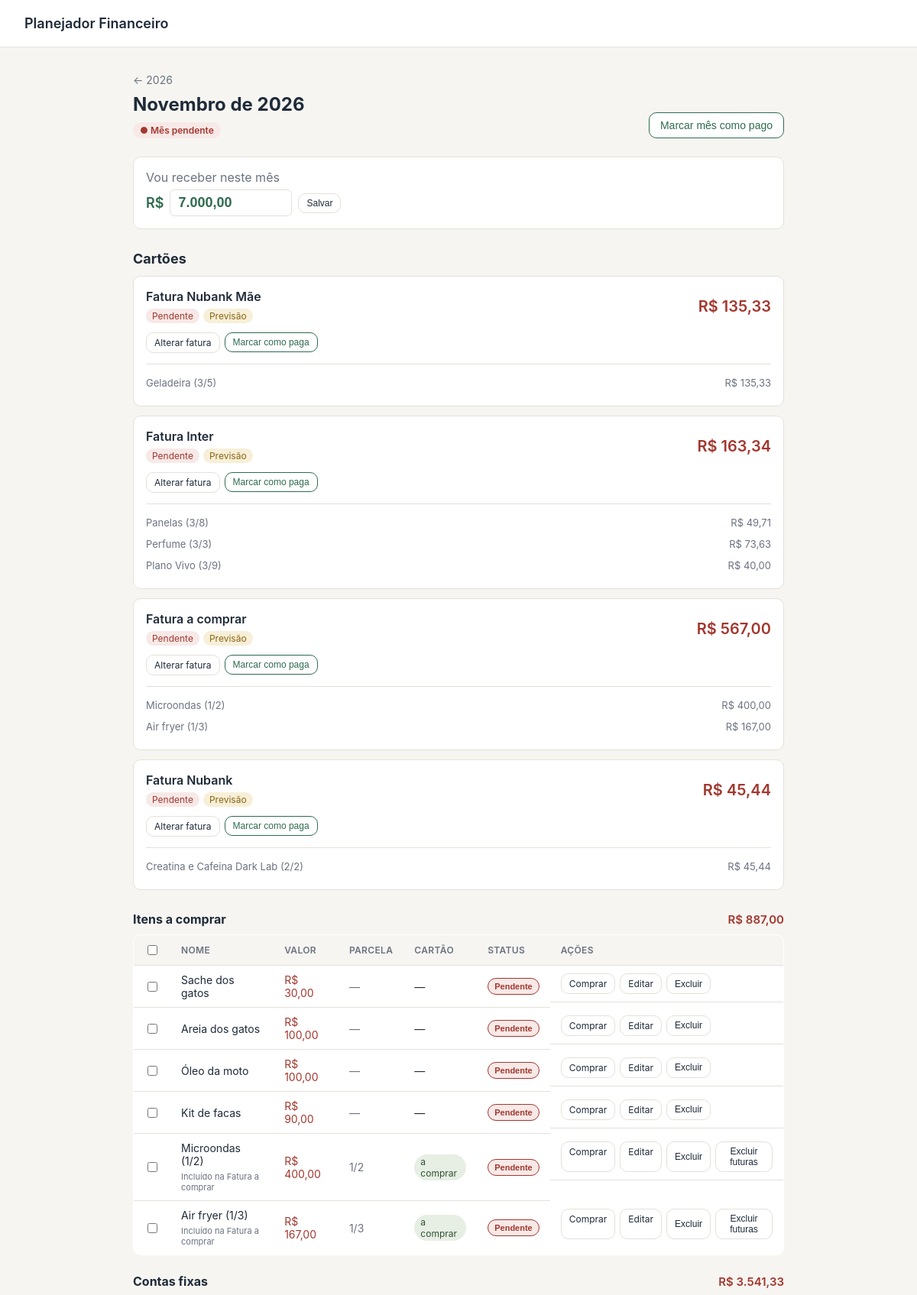
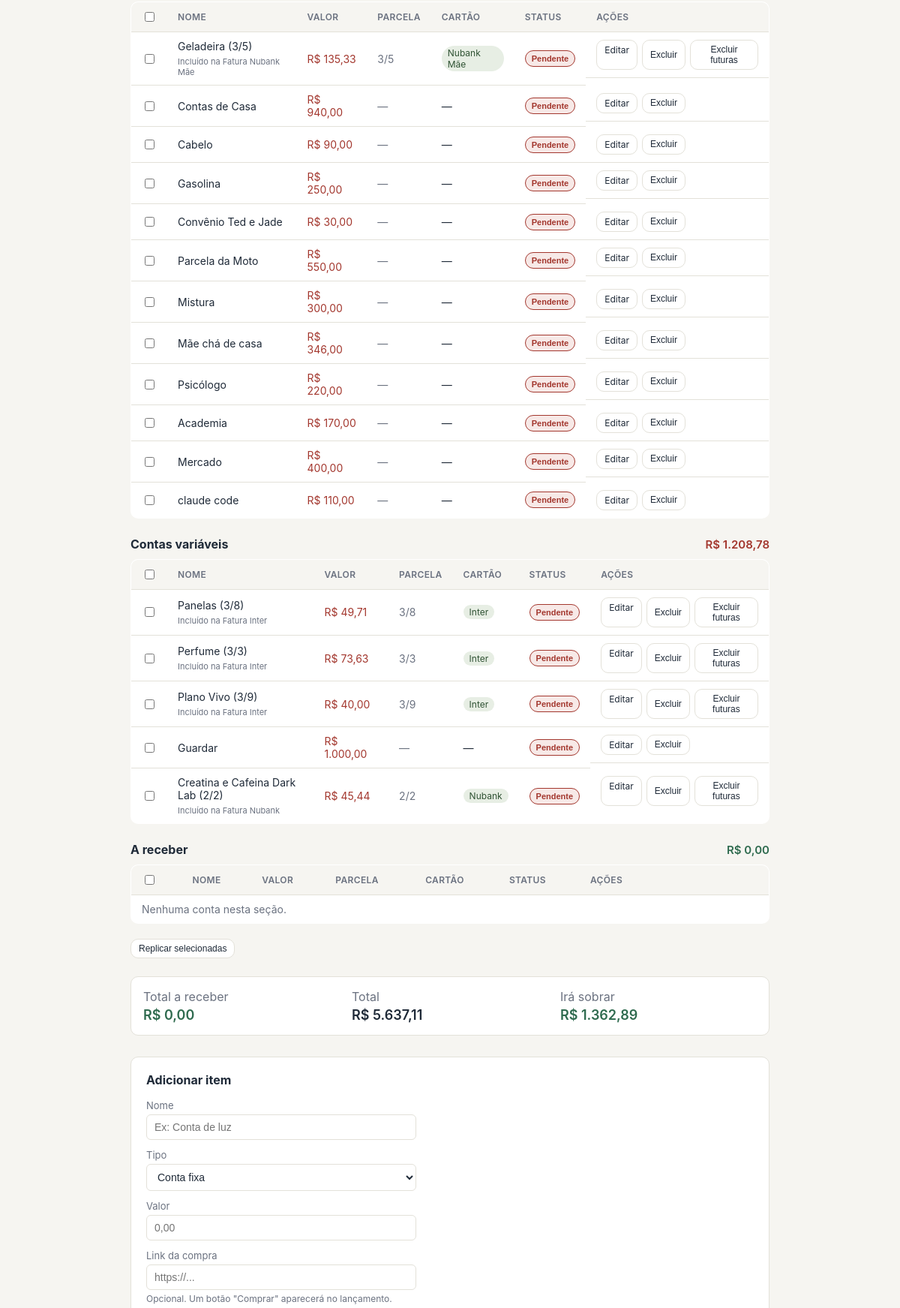
The page /mes/2026/11 (upper part) on the database its author committed (2 pictures, top to bottom).
### tables this page shows
CREATE TABLE month_income (
            year INTEGER NOT NULL,
            month INTEGER NOT NULL,
            amount REAL NOT NULL,
            PRIMARY KEY (year, month)
        );

CREATE TABLE items (
            id INTEGER PRIMARY KEY AUTOINCREMENT,
            year INTEGER NOT NULL,
            month INTEGER NOT NULL,
            name TEXT NOT NULL,
            amount REAL NOT NULL,
            type TEXT NOT NULL
                CHECK(type IN ('fixa', 'variavel', 'receber')),
            group_id TEXT,
            installment_index INTEGER,
            installment_total INTEGER,
            created_at TEXT NOT NULL
        , link TEXT, card_id INTEGER, invoice_id INTEGER, is_invoice INTEGER NOT NULL DEFAULT 0, estimated INTEGER NOT NULL DEFAULT 0, paid INTEGER NOT NULL DEFAULT 0);

CREATE TABLE cards (
            id INTEGER PRIMARY KEY AUTOINCREMENT,
            name TEXT NOT NULL UNIQUE,
            created_at TEXT NOT NULL
        );

### app.py (the view)
@app.route("/mes/<int:year>/<int:month>")
def month_view(year, month):
    if month < 1 or month > 12:
        abort(404)
    items = fetch_month_items(
        year,
        month,
    )
    invoices = fetch_month_invoices(
        year,
        month,
    )
    totals = month_totals(
        year,
        month,
    )
    cards = get_cards()
    payment_status = month_payment_status(
        year,
        month,
    )
    item_groups, section_totals = group_month_items(items)
    income = get_month_income(
        year,
        month,
    )
    sobra = None
    if income is not None:
        sobra = income - totals["saldo"]
    return render_template(
        "month.html",
        year=year,
        month=month,
        month_name=month_name(month),
        income=income,
        sobra=sobra,
        items=items,
        item_groups=item_groups,
        section_totals=section_totals,
        invoices=invoices,
        cards=cards,
        totals=totals,
        payment_status=payment_status,
    )

### app.py (called while the page is built)
def get_db():
    if "db" not in g:
        g.db = sqlite3.connect(DB_PATH)
        g.db.row_factory = sqlite3.Row
        g.db.execute("PRAGMA foreign_keys = ON")
    return g.db

def brl(value):
    try:
        value = float(value or 0)
    except (TypeError, ValueError):
        value = 0.0
    s = f"{value:,.2f}"
    s = (
        s
        .replace(",", "X")
        .replace(".", ",")
        .replace("X", ".")
    )
    return f"R$ {s}"

def month_name(month):
    return MONTH_NAMES[month - 1]

def get_month_income(year, month):
    db = get_db()
    row = db.execute(
        """
        SELECT amount
        FROM month_income
        WHERE year = ?
          AND month = ?
        """,
        (
            year,
            month,
        ),
    ).fetchone()
    if row is None:
        return None
    return float(row["amount"] or 0)

def get_cards():
    db = get_db()
    return db.execute(
        """
        SELECT *
        FROM cards
        ORDER BY name
        """
    ).fetchall()

def fetch_month_items(year, month):
    db = get_db()
    return db.execute(
        """
        SELECT
            items.*,
            cards.name AS card_name,
            invoices.name AS invoice_name
        FROM items

        LEFT JOIN cards
            ON cards.id = items.card_id

        LEFT JOIN items AS invoices
            ON invoices.id = items.invoice_id

        WHERE items.year = ?
          AND items.month = ?

        ORDER BY
            items.is_invoice DESC,
            items.id
        """,
        (
            year,
            month,
        ),
    ).fetchall()

def fetch_month_invoices(year, month):
    db = get_db()
    return db.execute(
        """
        SELECT
            items.*,
            cards.name AS card_name
        FROM items

        JOIN cards
            ON cards.id = items.card_id

        WHERE items.year = ?
          AND items.month = ?
          AND items.is_invoice = 1

        ORDER BY items.id
        """,
        (
            year,
            month,
        ),
    ).fetchall()

### templates/month.html (shortened to what this page needs)
{% extends "base.html" %}
{% block content %}
  <div class="month-header">
<a
  class="back-link"
  href="{{ url_for('index', ano=year) }}"
>
  &#8592; {{ year }}
</a>
<div class="month-title-row">
  <div>
    <h1>{{ month_name }} de {{ year }}</h1>
    {% if payment_status.total > 0 %}
      {% if payment_status.is_paid %}
        <span class="payment-status payment-status-paid">
          ✓ Mês pago
        </span>
      {% else %}
        <span class="payment-status payment-status-pending">
          ● Mês pendente
        </span>
      {% endif %}
    {% else %}
      <span class="payment-status payment-status-empty">
        Nenhum lançamento
      </span>
    {% endif %}
  </div>
  {% if payment_status.total > 0 %}
    <form
      method="post"
      action="{{ url_for('toggle_month_paid', year=year, month=month) }}"
    >
      {% if payment_status.is_paid %}
        <button
          type="submit"
          class="btn payment-btn payment-btn-pending"
        >
          Marcar mês como pendente
        </button>
      {% else %}
        <button
          type="submit"
          class="btn payment-btn payment-btn-paid"
        >
          Marcar mês como pago
        </button>
      {% endif %}
    </form>
  {% endif %}
</div>
  </div>
  <form
    method="post"
    action="{{ url_for('set_month_income', year=year, month=month) }}"
    class="income-card"
  >
    <label
      for="income-amount"
      class="label"
    >
      Vou receber neste mês
    </label>
    <div class="income-row">
      <span class="income-prefix">R$</span>
      <input
        type="text"
        id="income-amount"
        name="amount"
        inputmode="decimal"
        placeholder="0,00"
        value="{{ (income | brl).replace('R$ ', '') if income is not none else '' }}"
      >
      <button
        type="submit"
        class="btn btn-small"
      >
        Salvar
      </button>
    </div>
  </form>
{% if invoices %}
<div class="invoices-section">
  <h2>Cartões</h2>
  {% for invoice in invoices %}
    <div class="invoice-card">
      <div class="invoice-header">
        <div>
          <div class="invoice-name">
            {{ invoice.name }}
          </div>
          <div class="invoice-status">
            {% if invoice.paid %}
              <span class="badge badge-positive">
                Paga
              </span>
            {% else %}
              <span class="badge badge-negative">
                Pendente
              </span>
            {% endif %}
            {% if invoice.estimated %}
              <span class="badge badge-warning">
                Previsão
              </span>
            {% else %}
              <span class="badge badge-positive">
                Confirmada
              </span>
            {% endif %}
          </div>
        </div>
        <div class="invoice-value">
          {{ invoice.amount | brl }}
        </div>
      </div>
      <div class="invoice-actions">
        <a
          class="btn btn-small"
          href="{{ url_for('edit_invoice', invoice_id=invoice.id) }}"
        >
          Alterar fatura
        </a>
        <form
          method="post"
          action="{{ url_for('toggle_item_paid', item_id=invoice.id) }}"
          class="inline-form"
        >
          {% if invoice.paid %}
            <button
              type="submit"
              class="btn btn-small payment-btn payment-btn-pending"
            >
              Marcar como pendente
            </button>
          {% else %}
            <button
              type="submit"
              class="btn btn-small payment-btn payment-btn-paid"
            >
              Marcar como paga
            </button>
          {% endif %}
        </form>
      </div>
      <div class="invoice-items">
        {% for item in items %}
          {% if item.invoice_id == invoice.id %}
            <div class="invoice-item">
              <span>
                {{ item.name }}
              </span>
              <span>
                {{ item.amount | brl }}
              </span>
            </div>
          {% endif %}
        {% endfor %}
      </div>
    </div>
  {% endfor %}
</div>
{% endif %}
{% macro item_section(title, section_items, section_type, section_total) %}
<div class="items-section">
  <div class="items-section-header">
    <h2>{{ title }}</h2>
    <span class="items-section-total {{ 'positive' if section_type == 'receber' else 'negative' }}">
      {{ section_total | brl }}
    </span>
  </div>
  <table class="items-table">
    <thead>
      <tr>
        <th>
          <input
            type="checkbox"
            class="select-all"
            aria-label="Selecionar todas de {{ title }}"
          >
        </th>
        <th>Nome</th>
        <th>Valor</th>
        <th>Parcela</th>
        <th>Cartão</th>
        <th>Status</th>
        <th>Ações</th>
      </tr>
    </thead>
    <tbody>
      {% for item in section_items %}
        <tr>
          <td>
            <input
              type="checkbox"
              name="item_ids"
              value="{{ item.id }}"
              class="item-checkbox"
            >
          </td>
          <td>
            <div>
              {{ item.name }}
            </div>
            {% if item.invoice_id %}
              <div class="item-invoice-info">
                Incluído na
                {{ item.invoice_name }}
              </div>
            {% endif %}
          </td>
          <td
            class="{{ 'positive' if item.type == 'receber' else 'negative' }}"
          >
            {{ item.amount | brl }}
          </td>
          <td class="muted">
            {% if item.installment_total %}
              {{ item.installment_index }}/{{ item.installment_total }}
            {% else %}
              &mdash;
            {% endif %}
          </td>
          <td>
            {% if item.card_name %}
              <span class="badge badge-card">
                {{ item.card_name }}
              </span>
            {% else %}
              &mdash;
            {% endif %}
          </td>
          <td>
            {% if item.type == 'receber' %}
              {% if item.paid %}
                <button
                  type="button"
                  class="status-button status-button-paid payment-toggle"
                  data-item-id="{{ item.id }}"
                  data-item-type="{{ item.type }}"
                  data-paid="1"
                  title="Clique para marcar como não recebido"
                >
                  ✓ Recebido
                </button>
              {% else %}
                <button
                  type="button"
                  class="status-button status-button-pending payment-toggle"
                  data-item-id="{{ item.id }}"
                  data-item-type="{{ item.type }}"
                  data-paid="0"
                  title="Clique para marcar como recebido"
                >
                  Não recebido
                </button>
              {% endif %}
            {% else %}
              {% if item.paid %}
                <button
                  type="button"
                  class="status-button status-button-paid payment-toggle"
                  data-item-id="{{ item.id }}"
                  data-item-type="{{ item.type }}"
                  data-paid="1"
                  title="Clique para marcar como pendente"
                >
                  ✓ Pago
                </button>
              {% else %}
                <button
                  type="button"
                  class="status-button status-button-pending payment-toggle"
                  data-item-id="{{ item.id }}"
                  data-item-type="{{ item.type }}"
                  data-paid="0"
                  title="Clique para marcar como pago"
                >
                  Pendente
                </button>
              {% endif %}
            {% endif %}
          </td>
          <td class="row-actions">
            {% if item.link %}
              <a
                href="{{ item.link }}"
                target="_blank"
                rel="noopener noreferrer"
                class="btn btn-small"
              >
                Comprar
              </a>
            {% endif %}
            <a
              class="btn btn-small"
              href="{{ url_for('edit_item', item_id=item.id) }}"
            >
              Editar
            </a>
            <button
              type="submit"
              formaction="{{ url_for('delete_item', item_id=item.id) }}"
              class="btn btn-small"
            >
              Excluir
            </button>
            {% if item.group_id %}
              <button
                type="submit"
                formaction="{{ url_for('delete_future_installments', item_id=item.id) }}"
                class="btn btn-small"
              >
                Excluir futuras
              </button>
            {% endif %}
          </td>
        </tr>
      {% else %}
        <tr>
          <td
            colspan="7"
            class="empty-row"
          >
            Nenhuma conta nesta seção.
          </td>
        </tr>
      {% endfor %}
    </tbody>
  </table>
</div>
{% endmacro %}
  <form
    method="post"
    action="{{ url_for('bulk_replicate_select') }}"
  >
{{ item_section(
  'Itens a comprar',
  item_groups.comprar,
  'variavel',
  section_totals.comprar
) }}
{{ item_section(
  'Contas fixas',
  item_groups.fixa,
  'fixa',
  section_totals.fixa
) }}
{{ item_section(
  'Contas variáveis',
  item_groups.variavel,
  'variavel',
  section_totals.variavel
) }}
{{ item_section(
  'A receber',
  item_groups.receber,
  'receber',
  section_totals.receber
) }}
<button
  type="submit"
  class="btn btn-small bulk-action-btn"
>
  Replicar selecionadas
</button>
  </form>
  <div class="totals-bar">
<div>
  <span class="label">
    Total a receber
  </span>
  <span class="value positive">
    {{ totals.receber | brl }}
  </span>
</div>
<div>
  <span class="label">
    Total
  </span>
  <span class="value">
    {{ totals.saldo | brl }}
  </span>
</div>
<div>
  <span class="label">
    Irá sobrar
  </span>
  {% if sobra is not none %}
    <span class="value {{ 'positive' if sobra >= 0 else 'negative' }}">
      {{ sobra | brl }}
    </span>
  {% else %}
    <span class="value muted">
      &mdash;
    </span>
  {% endif %}
</div>
  </div>
  <div class="add-form-card">
<h2>Adicionar item</h2>
<form
  method="post"
  action="{{ url_for('new_item', year=year, month=month) }}"
  class="add-form"
>
  <div class="form-row">
    <label for="name">
      Nome
    </label>
    <input
      type="text"
      id="name"
      name="name"
      placeholder="Ex: Conta de luz"
      required
    >
  </div>
  <div class="form-row">
    <label for="type">
      Tipo
    </label>
    <select
      id="type"
      name="type"
    >
      <option value="fixa">
        Conta fixa
      </option>
    </select>
  </div>
  <div class="form-row">
    <label for="amount">
      Valor
    </label>
    <input
      type="text"
      id="amount"
      name="amount"
      placeholder="0,00"
      required
    >
  </div>
  <div class="form-row">
    <label for="link">
      Link da compra
    </label>
    <input
      type="text"
      id="link"
      name="link"
      placeholder="https://..."
    >
    <span class="hint">
      Opcional. Um botão "Comprar" aparecerá no lançamento.
    </span>
  </div>
</form>
  </div>
{% endblock %}

### rows shown on the page
month_income: amount "7.000,00"
items: name "Fatura Nubank Mãe", paid "Pendente", estimated "Previsão", amount|brl "R$ 135,33"
items: name "Geladeira (3/5)", amount|brl "R$ 135,33", invoice_name "Fatura Nubank Mãe", installment_index "3", installment_total "5", card_name "Nubank Mãe"
items: name "Fatura Inter", paid "Pendente", estimated "Previsão", amount|brl "R$ 163,34"
items: name "Panelas (3/8)", amount|brl "R$ 49,71", invoice_name "Fatura Inter", installment_index "3", installment_total "8", card_name "Inter"
items: name "Perfume (3/3)", amount|brl "R$ 73,63", invoice_name "Fatura Inter", installment_index "3", installment_total "3", card_name "Inter"
items: name "Plano Vivo (3/9)", amount|brl "R$ 40,00", invoice_name "Fatura Inter", installment_index "3", installment_total "9", card_name "Inter"
items: name "Fatura a comprar", paid "Pendente", estimated "Previsão", amount|brl "R$ 567,00"
items: name "Microondas (1/2)", amount|brl "R$ 400,00", invoice_name "Fatura a comprar", installment_index "1", installment_total "2", card_name "a comprar"
items: name "Air fryer (1/3)", amount|brl "R$ 167,00", invoice_name "Fatura a comprar", installment_index "1", installment_total "3", card_name "a comprar"
items: name "Fatura Nubank", paid "Pendente", estimated "Previsão", amount|brl "R$ 45,44"
items: name "Creatina e Cafeina Dark Lab (2/2)", amount|brl "R$ 45,44", invoice_name "Fatura Nubank", installment_index "2", installment_total "2", card_name "Nubank"
items: name "Sache dos gatos", amount|brl "R$ 30,00"
items: name "Areia dos gatos", amount|brl "R$ 100,00"
items: name "Óleo da moto", amount|brl "R$ 100,00"
items: name "Kit de facas", amount|brl "R$ 90,00"
items: name "Contas de Casa", amount|brl "R$ 940,00"
items: name "Cabelo", amount|brl "R$ 90,00"
items: name "Gasolina", amount|brl "R$ 250,00"
items: name "Convênio Ted e Jade", amount|brl "R$ 30,00"
items: name "Parcela da Moto", amount|brl "R$ 550,00"
items: name "Mistura", amount|brl "R$ 300,00"
items: name "Mãe chá de casa", amount|brl "R$ 346,00"
items: name "Psicólogo", amount|brl "R$ 220,00"
items: name "Academia", amount|brl "R$ 170,00"
items: name "Mercado", amount|brl "R$ 400,00"
items: name "claude code", amount|brl "R$ 110,00"
items: name "Guardar", amount|brl "R$ 1.000,00"

### other values the page prints
{{ year }} "2026"
{{ month_name }} "Novembro"
{{ title }} "Itens a comprar Contas fixas Contas variáveis A receber"
{{ section_total | brl }} "R$ 887,00 R$ 3.541,33 R$ 1.208,78 R$ 0,00"
{{ totals.receber | brl }} "R$ 0,00"
{{ totals.saldo | brl }} "R$ 5.637,11"
{{ sobra | brl }} "R$ 1.362,89"
